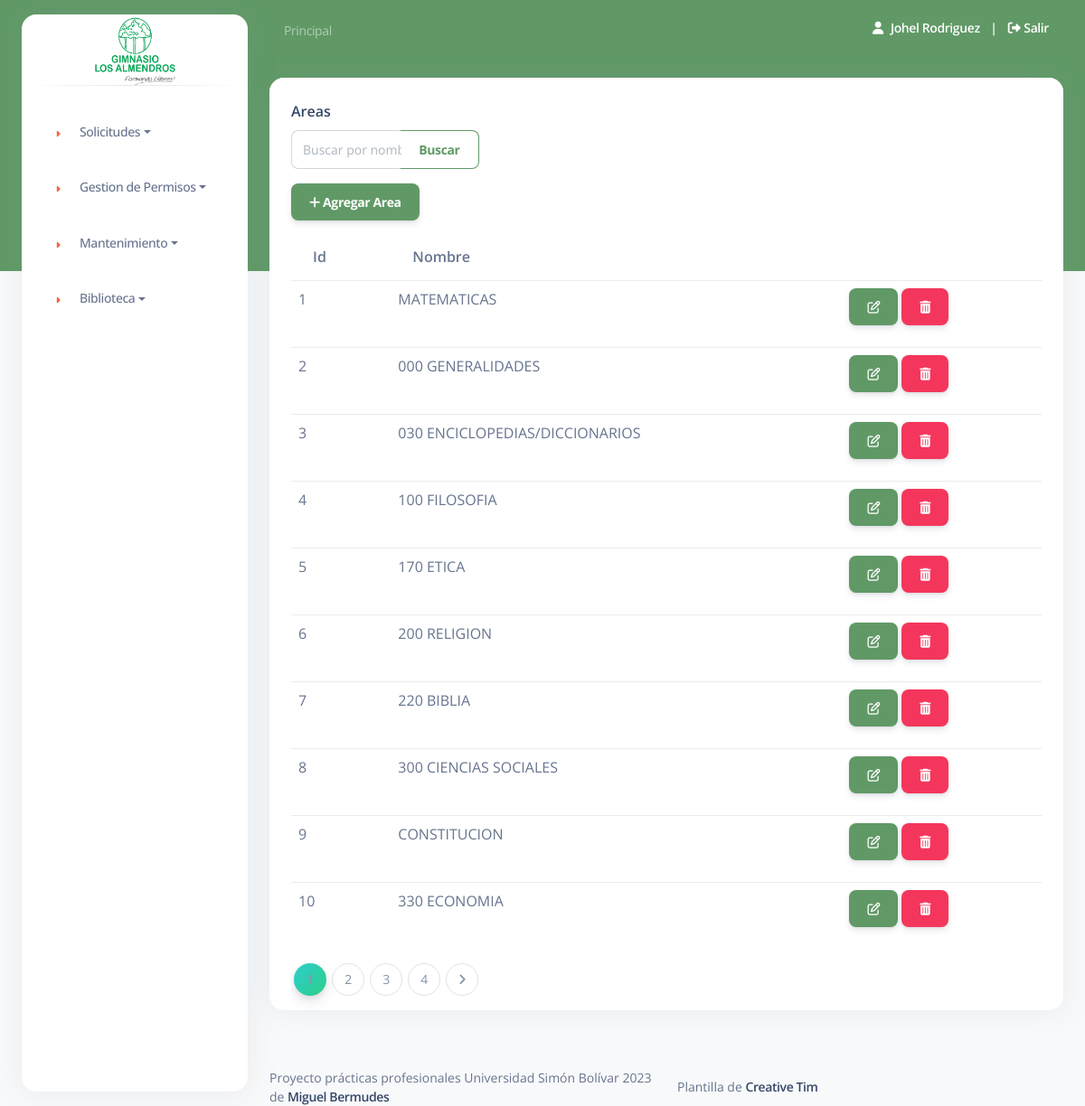
The page /panelarea.php (signed in) on the database its author committed.
### tables this page shows
CREATE TABLE `areas` (
  `id` int(2) NOT NULL,
  `descrip` varchar(50) NOT NULL
);

### panelarea.php (the view, shortened to what this page needs)
<?php
include "./php/conexion.php";
$registrosPorPagina = 10;
if (isset($_GET['page'])) {
  $paginaActual = $_GET['page'];
} else {
  $paginaActual = 1;
}
$offset = ($paginaActual - 1) * $registrosPorPagina;
$searchTerm = isset($_GET['search']) ? mysqli_real_escape_string($conexion, $_GET['search']) : '';
$sql = "SELECT * FROM areas WHERE descrip LIKE '%$searchTerm%' LIMIT $offset, $registrosPorPagina";
$resultado = mysqli_query($conexion, $sql);
$sql2 = "SELECT COUNT(*) AS totalCategorias FROM areas";
$resultado2 = mysqli_query($conexion, $sql2);
$row = mysqli_fetch_assoc($resultado2);
$totalCategorias = $row['totalCategorias'];
$totalBotones = round($totalCategorias / $registrosPorPagina);
?>
<!DOCTYPE html>
<html lang="en">
<head>
  <link href="./assets/css/nucleo-icons.css" rel="stylesheet" />
  <link href="./assets/css/nucleo-svg.css" rel="stylesheet" />
  <link href="./assets/css/nucleo-svg.css" rel="stylesheet" />
  <link id="pagestyle" href="./assets/css/argon-dashboard.css?v=2.0.4" rel="stylesheet" />
</head>
<body class="g-sidenav-show bg-gray-100">
  <?php include("./layouts/admin/header.php"); ?>
  <main class="main-content position-relative border-radius-lg ps">
    <?php include("./layouts/header.php"); ?>
    <div class="container-fluid py-4">
      <div class="row">
        <div class="col-12">
          <div class="card mb-4">
            <div class="card-header pb-0">
              <h6>Areas</h6>
            </div>
            <div class="content-wrapper">
              <div class="content-header">
                <div class="container-fluid">
                  <div class="col-sm-3 text-right">
                    <form method="GET" action="">
                      <div class="input-group mb-3">
                        <input type="text" class="form-control" placeholder="Buscar por nombre" name="search">
                        <button class="btn btn-outline-primary mb-0" type="submit">Buscar</button>
                      </div>
                    </form>
                    <button type="button" title="Agregar Area" class="btn btn-primary" data-toggle="modal" data-target="#exampleModal">
                      <i class="fa fa-plus"></i> Agregar Area
                    </button>
                  </div>
                </div>
              </div>
            </div>
            <section class="content">
              <div class="container-fluid">
                <div class="table-responsive">
                <table class="table">
                  <thead>
                    <tr>
                      <th>Id</th>
                      <th>Nombre</th>
                      <th></th>
                    </tr>
                  </thead>
                  <tbody>
                    <?php
                    while ($f = mysqli_fetch_array($resultado)) :
                    ?>
                      <tr>
                        <td><?php echo $f['id']; ?></td>
                        <td>
                          <?php echo $f['descrip']; ?>
                        </td>
                        <td>
                          <button class="btn btn-primary btn-small btnEditar" title="Editar Area" data-id="<?php echo $f['id']; ?>" data-nombre="<?php echo $f['descrip']; ?>" data-toggle="modal" data-target="#modalEditar">
                            <i class="fa fa-edit"></i>
                          </button>
                          <button class="btn btn-danger btn-small btnEliminar" title="Eliminar Area" data-id="<?php echo $f['id']; ?>" data-toggle="modal" data-target="#modalEliminar">
                            <i class="fa fa-trash"></i>
                          </button>
                        </td>
                      </tr>
                    <?php
                    endwhile;
                    ?>
                  </tbody>
                </table>
                <nav aria-label="Page navigation example">
                  <ul class="pagination pagination-success">
                    <?php
                    $maxButtons = 4;
                    $start = max(1, $paginaActual - floor($maxButtons / 2));
                    $end = min($start + $maxButtons - 1, $totalBotones);
                    for ($i = $start; $i <= $end; $i++) :
                    ?>
                      <li class="page-item <?php if ($i == $paginaActual) echo 'active'; ?>">
                        <a href="?page=<?php echo $i; ?>&search=" class="page-link"><?php echo $i; ?></a>
                      </li>
                    <?php endfor; ?>
                    <?php if ($paginaActual < $totalCategorias) : ?>
                      <li class="page-item">
                        <a href="?page=<?php echo $paginaActual + 1; ?>&search=" class="page-link" aria-label="Next">
                          <i class="fa fa-angle-right"></i>
                        </a>
                      </li>
                    <?php endif; ?>
                  </ul>
                </nav>
                </div>
              </div>
            </section>
          </div>
        </div>
      </div>
    </div>
    <?php include("./layouts/footer.php"); ?>
  </main>
</body>
</html>

### rows shown on the page
areas: id "1", descrip "MATEMATICAS"
areas: id "2", descrip "000 GENERALIDADES"
areas: id "3", descrip "030 ENCICLOPEDIAS/DICCIONARIOS"
areas: id "4", descrip "100 FILOSOFIA"
areas: id "5", descrip "170 ETICA"
areas: id "6", descrip "200 RELIGION"
areas: id "7", descrip "220 BIBLIA"
areas: id "8", descrip "300 CIENCIAS SOCIALES"
areas: id "9", descrip "CONSTITUCION"
areas: id "10", descrip "330 ECONOMIA"

### other values the page prints
$arregloUsuario['nombre'] "Johel Rodriguez"
